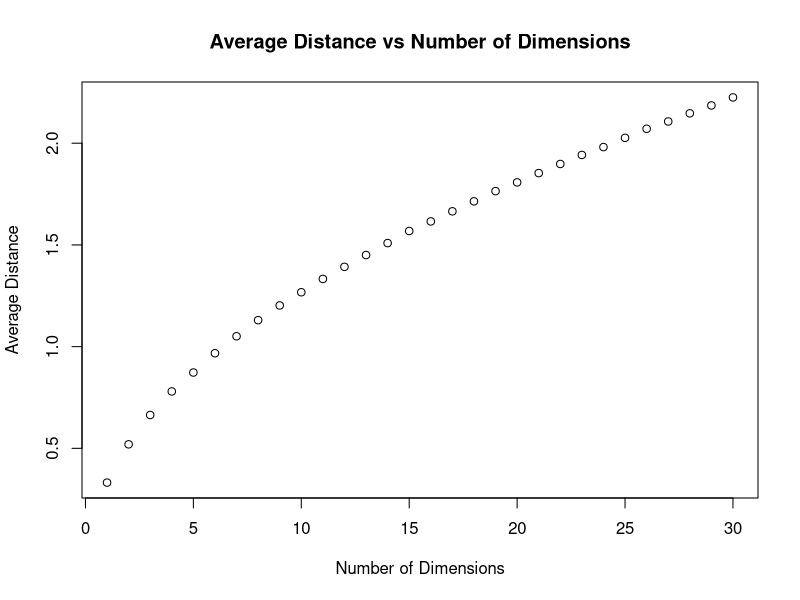

R code for this plot:
dim<-c() 
for (n in 1:30) {
  dists<-c()
  for (i in 1:10000) {
    P1<-runif(n)
    P2<-runif(n)
    dist<-sqrt(sum((P1-P2)^2))
    dists<-c(dists, dist)
  }
  mean.dist<-mean(dists)
  dim<-c(dim, mean.dist)
}
plot(dim, main= "Average Distance vs Number of Dimensions", xlab="Number of Dimensions", ylab="Average Distance")

